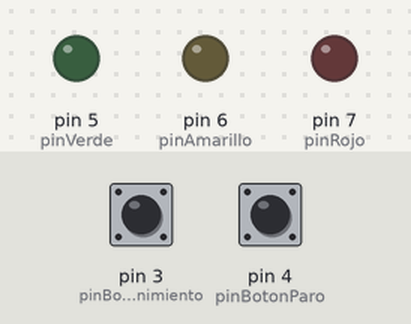
A sketch run on a simulated Arduino Uno, built with avr-gcc and run on an emulated ATmega328P. Shown: output pins drawn as LEDs (lit = HIGH). Inputs (shaded band) come from the test bench; at power-on: pin 4 (pinBotonParo) HIGH, pin 3 (pinBotonMantenimiento) LOW.

Above: at 1.2 s.
1.3 s: pin 4 (pinBotonParo) pulled LOW for 0.15 s
At 2.0 s:
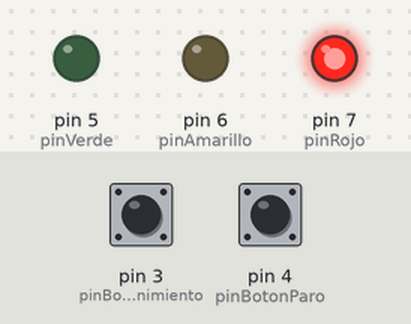
At 7.8 s:
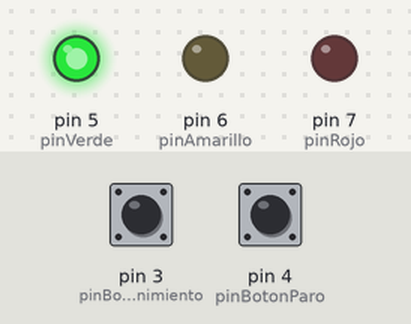
10.4 s: pin 3 (pinBotonMantenimiento) pulled HIGH for 3.2 s
At 10.4 s:
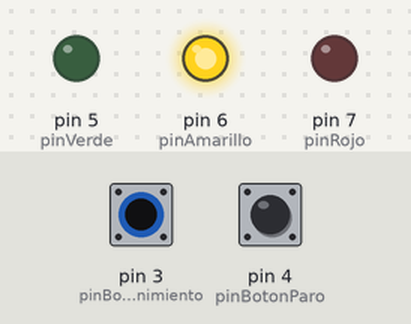
Timing chart, 0 to 15.3 s (numbered marks = the images above; inputs shaded):
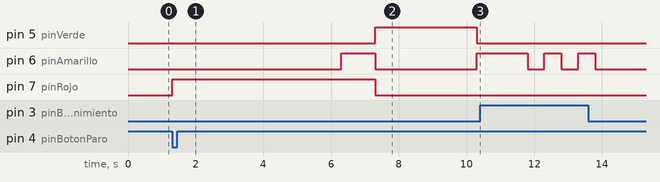

The sketch:

semaforo_11.ino
```cpp
const int pinRojo = 7;
const int pinAmarillo = 6;
const int pinVerde = 5;
const int pinBotonParo = 4;
const int pinBotonMantenimiento = 3;

bool mantenimientoActivo = false;
bool amarilloEncendido = false;

void setup() {
  pinMode(pinRojo, OUTPUT);
  pinMode(pinAmarillo, OUTPUT);
  pinMode(pinVerde, OUTPUT);
  pinMode(pinBotonParo, INPUT);
  pinMode(pinBotonMantenimiento, INPUT);
}

void Secuencia_1() {
  digitalWrite(pinRojo, HIGH);
  digitalWrite(pinAmarillo, LOW);
  digitalWrite(pinVerde, LOW);
  delay(5000);

  digitalWrite(pinRojo, HIGH);
  digitalWrite(pinAmarillo, HIGH);
  digitalWrite(pinVerde, LOW);
  delay(1000);

  digitalWrite(pinRojo, LOW);
  digitalWrite(pinAmarillo, LOW);
  digitalWrite(pinVerde, HIGH);
  delay(3000);

  digitalWrite(pinRojo, LOW);
  digitalWrite(pinAmarillo, HIGH);
  digitalWrite(pinVerde, LOW);
  delay(1000);
}

void loop() {
  if (digitalRead(pinBotonMantenimiento) == HIGH) {
    mantenimientoActivo = true;
    digitalWrite(pinRojo, LOW);
    digitalWrite(pinVerde, LOW);
    digitalWrite(pinAmarillo, amarilloEncendido ? LOW : HIGH);
    delay(500);  // Controla la velocidad del titileo del amarillo
    amarilloEncendido = !amarilloEncendido;
  } else {
    mantenimientoActivo = false;
    if (!amarilloEncendido && digitalRead(pinBotonParo) == LOW) {
      Secuencia_1();
    } else {
      digitalWrite(pinRojo, LOW);
      digitalWrite(pinAmarillo, LOW);
      digitalWrite(pinVerde, LOW);
    }
  }
}
```

Measured:
- after the input at 1.3 s, pin 5 (pinVerde): LOW → HIGH after 6.0 s, → LOW 3.0 s later; pin 6 (pinAmarillo): LOW → HIGH after 5.0 s, → LOW 1.0 s later, → HIGH 3.0 s later; pin 7 (pinRojo): LOW → HIGH at once, → LOW 6.0 s later
